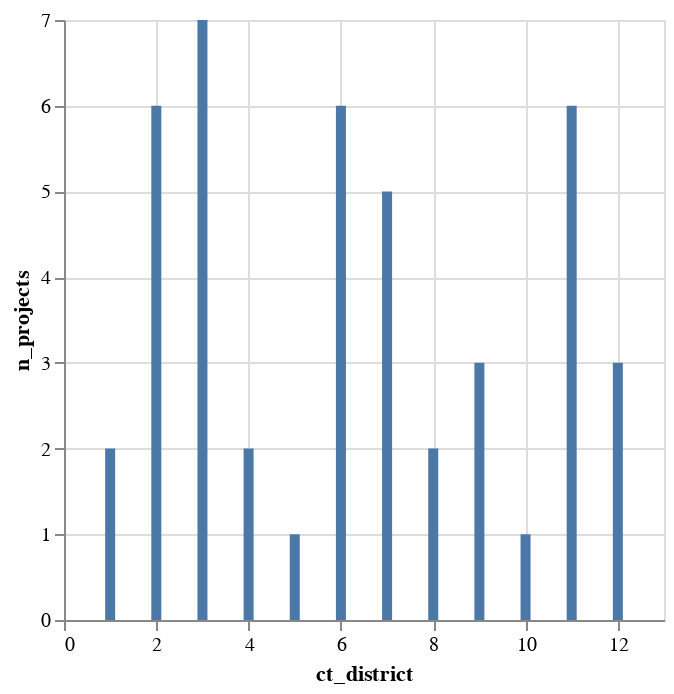

This figure's notebook cell:
### Markdown cell above
### Altair
* While a table is great, sometimes the stakeholder prefers a chart. 
* Our preferred visualization library is `Altair`, although there are other options.
    * Their docs page is [here](https://altair-viz.github.io/).
* The code to create a simple bar chart goes something like this. 
    * `alt.Chart(source).mark_bar().encode(x='a',y='b')`
    * `source` is the dataframe you want to use for your chart.
    * `x` denotes the column you are plotting on the X-axis. Make sure your column name has quotation marks around it. 
    * `y` denotes the column you are plotting on the Y-axis. 
* <b>Make your first chart below.</b>

### Code cell
alt.Chart(agg1).mark_bar().encode(x="ct_district", y="n_projects")

### Figure 1 — Vega-Lite specification as saved in the notebook (floating-point values rounded to 4 significant figures)
{"config": {"view": {"continuousWidth": 300, "continuousHeight": 300}}, "data": {"name": "data-756c775e03cc235a9956d8343aa07202"}, "mark": {"type": "bar"}, "encoding": {"x": {"field": "ct_district", "type": "quantitative"}, "y": {"field": "n_projects", "type": "quantitative"}}, "$schema": "https://vega.github.io/schema/vega-lite/v5.14.1.json", "datasets": {"data-756c775e03cc235a9956d8343aa07202": [{"ct_district": 1, "median_score": 69.5, "min_score": 69, "max_score": 70, "n_projects": 2}, {"ct_district": 2, "median_score": 72.5, "min_score": 64, "max_score": 74, "n_projects": 6}, {"ct_district": 3, "median_score": 71.0, "min_score": 62, "max_score": 77, "n_projects": 7}, {"ct_district": 4, "median_score": 66.0, "min_score": 65, "max_score": 67, "n_projects": 2}, {"ct_district": 5, "median_score": 81.0, "min_score": 81, "max_score": 81, "n_projects": 1}, {"ct_district": 6, "median_score": 66.5, "min_score": 57, "max_score": 85, "n_projects": 6}, {"ct_district": 7, "median_score": 76.0, "min_score": 53, "max_score": 86, "n_projects": 5}, {"ct_district": 8, "median_score": 78.5, "min_score": 63, "max_score": 94, "n_projects": 2}, {"ct_district": 9, "median_score": 81.0, "min_score": 48, "max_score": 90, "n_projects": 3}, {"ct_district": 10, "median_score": 80.0, "min_score": 80, "max_score": 80, "n_projects": 1}, {"ct_district": 11, "median_score": 71.0, "min_score": 68, "max_score": 87, "n_projects": 6}, {"ct_district": 12, "median_score": 70.0, "min_score": 65, "max_score": 88, "n_projects": 3}]}}
